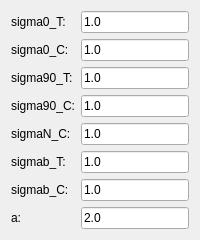
        <widget class="QWidget" name="tab_CPB">
         <attribute name="title">
          <string>CPB</string>
         </attribute>
         <layout class="QGridLayout" name="gridLayout_6">
          <item row="3" column="0">
           <widget class="QLabel" name="label_CPB_a90_C">
            <property name="sizePolicy">
             <sizepolicy hsizetype="Fixed" vsizetype="Preferred">
              <horstretch>0</horstretch>
              <verstretch>0</verstretch>
             </sizepolicy>
            </property>
            <property name="text">
             <string>sigma90_C:</string>
            </property>
            <property name="buddy">
             <cstring>lineEdit_CPB_a90_C</cstring>
            </property>
           </widget>
          </item>
          <item row="3" column="1">
           <widget class="QLineEdit" name="lineEdit_CPB_a90_C">
            <property name="sizePolicy">
             <sizepolicy hsizetype="Preferred" vsizetype="Fixed">
              <horstretch>0</horstretch>
              <verstretch>0</verstretch>
             </sizepolicy>
            </property>
            <property name="text">
             <string>1.0</string>
            </property>
           </widget>
          </item>
          <item row="5" column="0">
           <widget class="QLabel" name="label_CPB_ab_T">
            <property name="sizePolicy">
             <sizepolicy hsizetype="Fixed" vsizetype="Preferred">
              <horstretch>0</horstretch>
              <verstretch>0</verstretch>
             </sizepolicy>
            </property>
            <property name="text">
             <string>sigmab_T:</string>
            </property>
            <property name="buddy">
             <cstring>lineEdit_CPB_ab_T</cstring>
            </property>
           </widget>
          </item>
          <item row="5" column="1">
           <widget class="QLineEdit" name="lineEdit_CPB_ab_T">
            <property name="sizePolicy">
             <sizepolicy hsizetype="Preferred" vsizetype="Fixed">
              <horstretch>0</horstretch>
              <verstretch>0</verstretch>
             </sizepolicy>
            </property>
            <property name="text">
             <string>1.0</string>
            </property>
           </widget>
          </item>
          <item row="2" column="1">
           <widget class="QLineEdit" name="lineEdit_CPB_a90_T">
            <property name="sizePolicy">
             <sizepolicy hsizetype="Preferred" vsizetype="Fixed">
              <horstretch>0</horstretch>
              <verstretch>0</verstretch>
             </sizepolicy>
            </property>
            <property name="text">
             <string>1.0</string>
            </property>
           </widget>
          </item>
          <item row="6" column="0">
           <widget class="QLabel" name="label_CPB_ab_C">
            <property name="sizePolicy">
             <sizepolicy hsizetype="Fixed" vsizetype="Preferred">
              <horstretch>0</horstretch>
              <verstretch>0</verstretch>
             </sizepolicy>
            </property>
            <property name="text">
             <string>sigmab_C:</string>
            </property>
            <property name="buddy">
             <cstring>lineEdit_CPB_ab_C</cstring>
            </property>
           </widget>
          </item>
          <item row="6" column="1">
           <widget class="QLineEdit" name="lineEdit_CPB_ab_C">
            <property name="sizePolicy">
             <sizepolicy hsizetype="Preferred" vsizetype="Fixed">
              <horstretch>0</horstretch>
              <verstretch>0</verstretch>
             </sizepolicy>
            </property>
            <property name="text">
             <string>1.0</string>
            </property>
           </widget>
          </item>
          <item row="4" column="1">
           <widget class="QLineEdit" name="lineEdit_CPB_aN_C">
            <property name="sizePolicy">
             <sizepolicy hsizetype="Preferred" vsizetype="Fixed">
              <horstretch>0</horstretch>
              <verstretch>0</verstretch>
             </sizepolicy>
            </property>
            <property name="text">
             <string>1.0</string>
            </property>
           </widget>
          </item>
          <item row="7" column="1">
           <widget class="QLineEdit" name="lineEdit_CPB_a">
            <property name="sizePolicy">
             <sizepolicy hsizetype="Preferred" vsizetype="Fixed">
              <horstretch>0</horstretch>
              <verstretch>0</verstretch>
             </sizepolicy>
            </property>
            <property name="text">
             <string>2.0</string>
            </property>
           </widget>
          </item>
          <item row="1" column="1">
           <widget class="QLineEdit" name="lineEdit_CPB_a0_C">
            <property name="sizePolicy">
             <sizepolicy hsizetype="Preferred" vsizetype="Fixed">
              <horstretch>0</horstretch>
              <verstretch>0</verstretch>
             </sizepolicy>
            </property>
            <property name="text">
             <string>1.0</string>
            </property>
           </widget>
          </item>
          <item row="1" column="0">
           <widget class="QLabel" name="label_CPB_a0_C">
            <property name="sizePolicy">
             <sizepolicy hsizetype="Fixed" vsizetype="Preferred">
              <horstretch>0</horstretch>
              <verstretch>0</verstretch>
             </sizepolicy>
            </property>
            <property name="text">
             <string>sigma0_C:</string>
            </property>
            <property name="buddy">
             <cstring>lineEdit_CPB_a0_C</cstring>
            </property>
           </widget>
          </item>
          <item row="4" column="0">
           <widget class="QLabel" name="label_CPB_aN">
            <property name="sizePolicy">
             <sizepolicy hsizetype="Fixed" vsizetype="Preferred">
              <horstretch>0</horstretch>
              <verstretch>0</verstretch>
             </sizepolicy>
            </property>
            <property name="text">
             <string>sigmaN_C:</string>
            </property>
            <property name="buddy">
             <cstring>lineEdit_CPB_aN_C</cstring>
            </property>
           </widget>
          </item>
          <item row="7" column="0">
           <widget class="QLabel" name="label_CPB_a">
            <property name="sizePolicy">
             <sizepolicy hsizetype="Fixed" vsizetype="Preferred">
              <horstretch>0</horstretch>
              <verstretch>0</verstretch>
             </sizepolicy>
            </property>
            <property name="text">
             <string>a:</string>
            </property>
            <property name="buddy">
             <cstring>lineEdit_CPB_a</cstring>
            </property>
           </widget>
          </item>
          <item row="0" column="1">
           <widget class="QLineEdit" name="lineEdit_CPB_a0_T">
            <property name="sizePolicy">
             <sizepolicy hsizetype="Preferred" vsizetype="Fixed">
              <horstretch>0</horstretch>
              <verstretch>0</verstretch>
             </sizepolicy>
            </property>
            <property name="text">
             <string>1.0</string>
            </property>
           </widget>
          </item>
          <item row="2" column="0">
           <widget class="QLabel" name="label_CPB_a90_T">
            <property name="sizePolicy">
             <sizepolicy hsizetype="Fixed" vsizetype="Preferred">
              <horstretch>0</horstretch>
              <verstretch>0</verstretch>
             </sizepolicy>
            </property>
            <property name="text">
             <string>sigma90_T:</string>
            </property>
            <property name="buddy">
             <cstring>lineEdit_CPB_a90_T</cstring>
            </property>
           </widget>
          </item>
          <item row="0" column="0">
           <widget class="QLabel" name="label_CPB_a0_T">
            <property name="sizePolicy">
             <sizepolicy hsizetype="Fixed" vsizetype="Preferred">
              <horstretch>0</horstretch>
              <verstretch>0</verstretch>
             </sizepolicy>
            </property>
            <property name="text">
             <string>sigma0_T:</string>
            </property>
            <property name="buddy">
             <cstring>lineEdit_CPB_a0_T</cstring>
            </property>
           </widget>
          </item>
         </layout>
        </widget>
